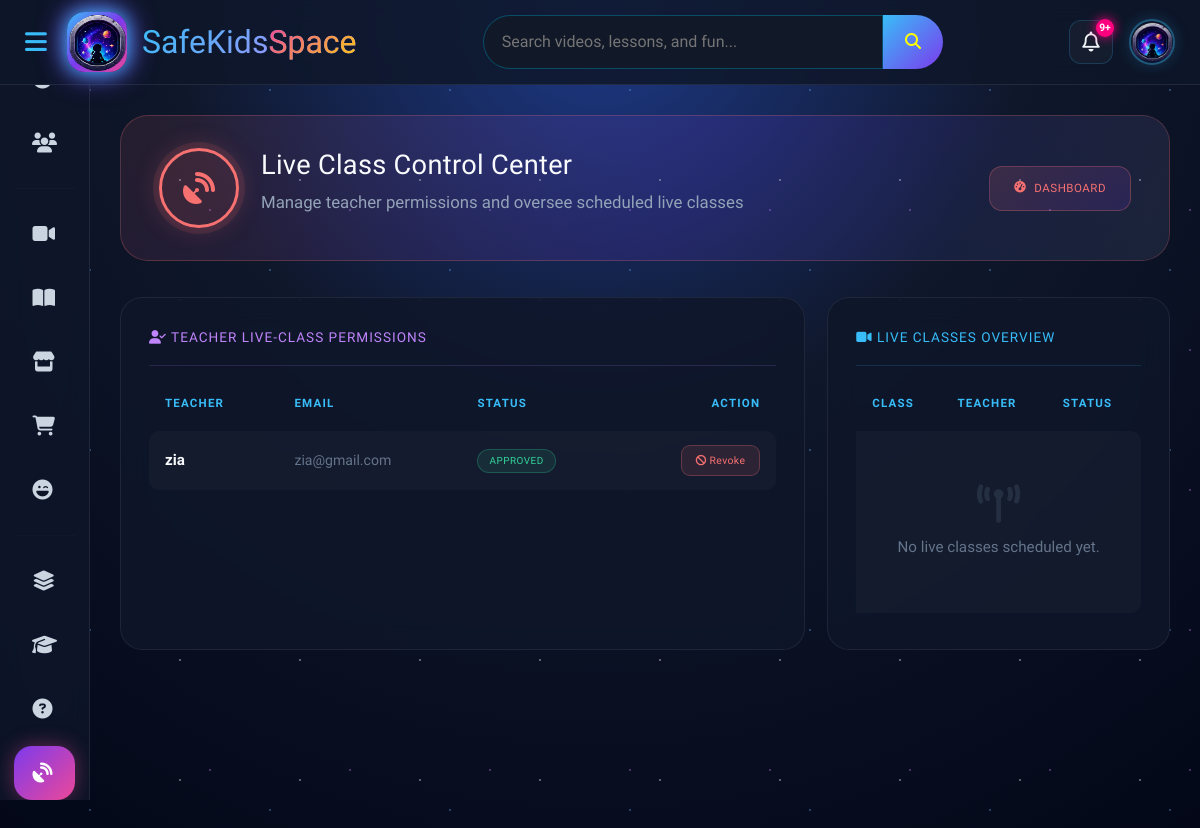
Page /admin/admin_live_classes.php (signed in) on the earlier database version.
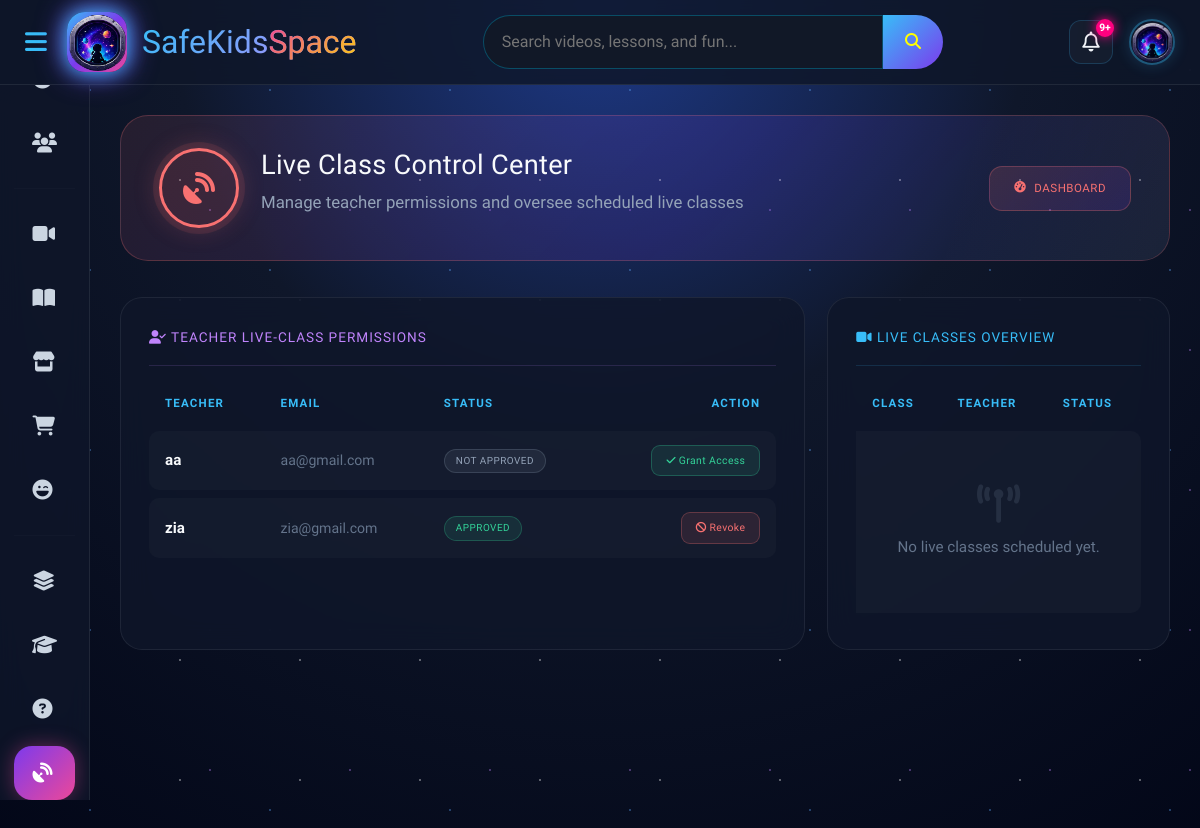
Same page on the later database version.
### tables this page shows
CREATE TABLE `users` (
  `id` int(11) NOT NULL,
  `fullname` varchar(100) DEFAULT NULL,
  `email` varchar(100) DEFAULT NULL,
  `password` varchar(255) DEFAULT NULL,
  `role` enum('admin','student','parent','teacher') DEFAULT 'student',
  `account_status` enum('active','pending_deactivation','deactivated') NOT NULL DEFAULT 'active',
  `can_go_live` tinyint(1) NOT NULL DEFAULT 0,
  `created_at` timestamp NOT NULL DEFAULT current_timestamp(),
  `profile_pic` varchar(255) DEFAULT NULL
);

### admin/admin_live_classes.php (the view, shortened to what the changed rows need)
<?php
require_once __DIR__ . '/../includes/db.php';
try {
    $teachers_list = $pdo->query("SELECT id, fullname, email, can_go_live FROM users WHERE LOWER(role) = 'teacher' ORDER BY id DESC")->fetchAll();
} catch (PDOException $e) {
    $teachers_list = [];
}
?>
<!DOCTYPE html>
<html lang="en">
<head>
    <link href="https://cdn.jsdelivr.net/npm/bootstrap@5.3.3/dist/css/bootstrap.min.css" rel="stylesheet">
    <link rel="stylesheet" href="https://cdnjs.cloudflare.com/ajax/libs/font-awesome/6.5.2/css/all.min.css">
    <link rel="stylesheet" href="../assets/layout.css">
    <link rel="stylesheet" href="../assets/admin.css">
</head>
<body>
<?php include __DIR__ . '/../includes/admin_navbar.php'; ?>
<div class="main-content ad-wrap">
    <div class="ad-hero">
        <div class="ad-hero-left">
            <div>
                <h1 class="ad-hero-title">Live Class Control Center</h1>
            </div>
        </div>
    </div>
    <div class="ad-two-col">
        <div class="ad-card">
            <div style="overflow-x:auto;">
                <table class="ad-table">
                    <thead>
                        <tr>
                            <th>Teacher</th>
                            <th>Email</th>
                            <th>Status</th>
                            <th style="text-align:right;">Action</th>
                        </tr>
                    </thead>
                    <tbody>
                        <?php if (!empty($teachers_list)): ?>
                            <?php foreach ($teachers_list as $teacher): ?>
                                <tr>
                                    <td style="font-weight:700; color:#f8fafc;"><?= htmlspecialchars($teacher['fullname']) ?></td>
                                    <td style="color:#64748b; font-size:.88rem;"><?= htmlspecialchars($teacher['email']) ?></td>
                                    <td>
                                        <?php if (!empty($teacher['can_go_live'])): ?>
                                            <span class="ad-permission-pill ad-permission-approved">Approved</span>
                                        <?php else: ?>
                                            <span class="ad-permission-pill ad-permission-pending">Not Approved</span>
                                        <?php endif; ?>
                                    </td>
                                    <td style="text-align:right;">
                                        <form action="admin_live_classes.php" method="POST" style="display:inline;">
                                            <?php if (!empty($teacher['can_go_live'])): ?>
                                                <button type="submit" class="ad-live-toggle-btn ad-live-toggle-revoke">
                                                    <i class="fa-solid fa-ban"></i> Revoke
                                                </button>
                                            <?php else: ?>
                                                <button type="submit" class="ad-live-toggle-btn ad-live-toggle-grant">
                                                    <i class="fa-solid fa-check"></i> Grant Access
                                                </button>
                                            <?php endif; ?>
                                        </form>
                                    </td>
                                </tr>
                            <?php endforeach; ?>
                        <?php endif; ?>
                    </tbody>
                </table>
            </div>
        </div>
        <div class="ad-card">
            <div style="overflow-x:auto;">
                <table class="ad-table">
                    <thead>
                        <tr>
                            <th>Class</th>
                            <th>Teacher</th>
                            <th>Status</th>
                        </tr>
                    </thead>
                </table>
            </div>
        </div>
    </div>
</div>
</body>
</html>

Differences in the rows shown:
added users: fullname "aa", email "aa@gmail.com", can_go_live "NOT APPROVED"
